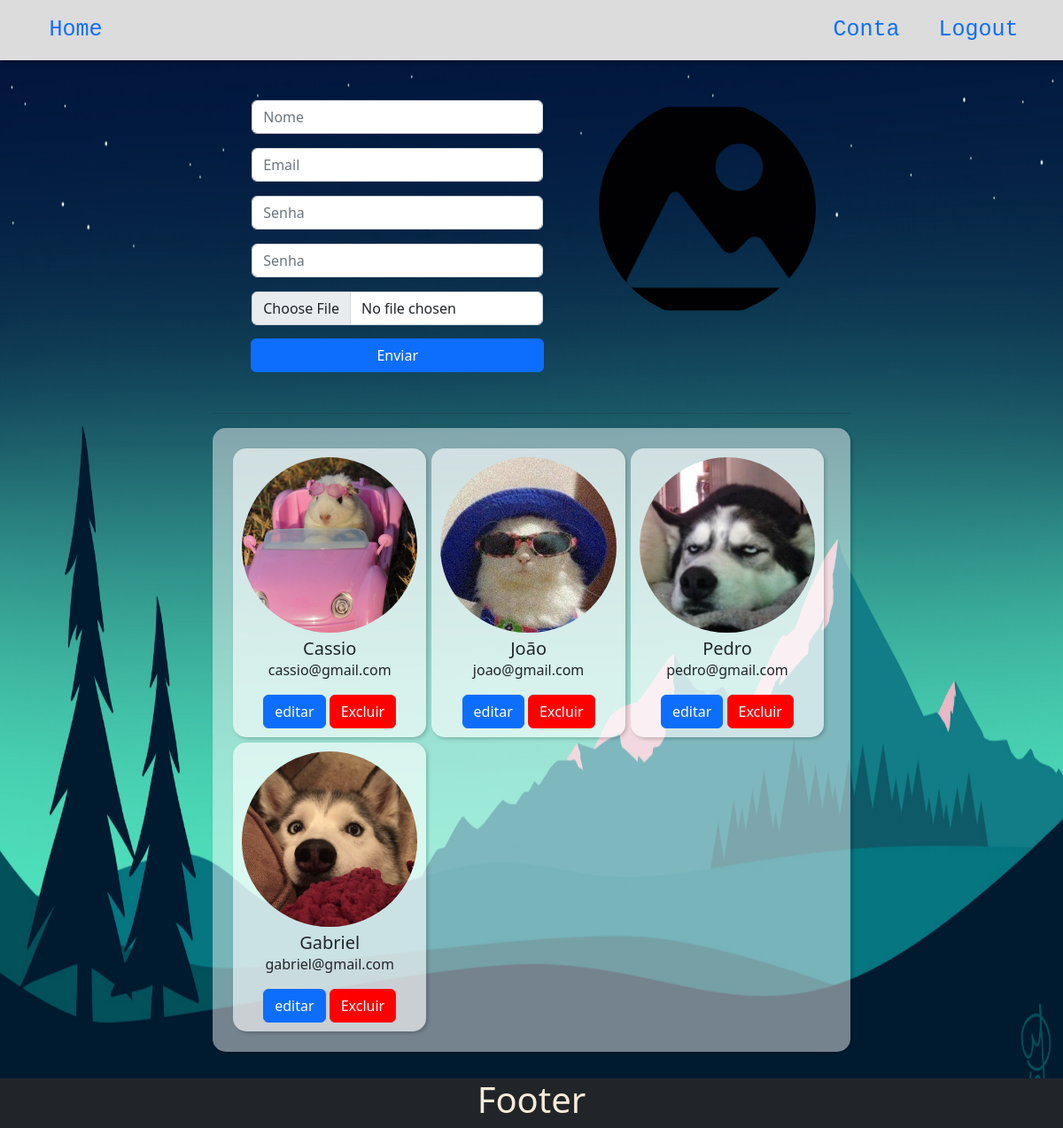
Page /paginas/conta.php on the committed database.
### tables this page shows
CREATE TABLE `usuario` (
  `id` int(10) UNSIGNED NOT NULL,
  `nome` varchar(45) NOT NULL,
  `email` varchar(45) NOT NULL,
  `senha` varchar(45) NOT NULL,
  `foto` varchar(90) NOT NULL
);

### paginas/listaContas.php (the view)
<div class="cards" style="padding:20px; display:flex; ">
    <?php
        require_once "../dataBase.php";
        $sql="SELECT * FROM usuario";
        $resultado=$con->query($sql);
        while($usuario=$resultado->fetch_array()){
            echo '
            <div class="padd">
                <div class="cards-body cards-align">
                    <img class="card-img-top perfil" src="'.$usuario['foto'].'" alt="Card image cap">
                        <h5 class="card-title">'.$usuario['nome'].'</h5>
                        <p class="card-text">'.$usuario['email'].'</p>
                    <div>
                        <a type="button" href="excluir.php?=id'.$usuario['id'].'" name="editar" class="btn btn-primary">editar</a>
                        <input type="button" value="Excluir" href="excluir.php?=id'.$usuario['id'].'" class="btn btn-primary bx" style="--bs-btn-color: #fff;
                        --bs-btn-bg: #ff0000;
                        --bs-btn-border-color: #fd0d0d;
                        --bs-btn-hover-color: #fff;
                        --bs-btn-hover-bg: #d70b0b;
                        --bs-btn-hover-border-color: #ca0a0a;
                        --bs-btn-focus-shadow-rgb: 49,132,253;
                        --bs-btn-active-color: #fff;
                        --bs-btn-active-bg: #ca0a0a;
                        --bs-btn-active-border-color: #be0a0a;
                        --bs-btn-active-shadow: inset 0 3px 5pxrgba(0, 0, 0, 0.125);
                        --bs-btn-disabled-color: #fff;
                        --bs-btn-disabled-bg: #fd0d0d;
                        --bs-btn-disabled-border-color: #fd0d0d;">
                    </div>
                </div>
            </div>';
        }
    ?>
</div>

### template/header.php (shortened to what this page needs)
<!DOCTYPE html>
<html lang="en">
<link rel="stylesheet" href="./CSS/style.css">
<head>
    <link href="https://cdn.jsdelivr.net/npm/bootstrap@5.2.2/dist/css/bootstrap.min.css" rel="stylesheet">
</head>
<body>
    <header>
        <div class="cabeçalho">
            <div class="logout">
                <a class="bsair" style="padding: 5px 17px" href="<?php echo URL_BASE?>./paginas/logout.php">Logout</a>
            </div>
            <div class="cadastro">
                <a class="bsair" style="padding: 5px 17px" href="<?php echo URL_BASE?>./paginas/conta.php">Conta</a>
            </div>
            <div class="Título">
                <a class="bsair" style="padding: 5px 17px" href="<?php echo URL_BASE?>./index.php">Home</a>
            </div>
        </div>
    </header>
</body>

### paginas/conta.php (shortened to what this page needs)
<?php
include "../template/header.php";
?>
<link rel="stylesheet" href="../template/CSS/style.css">
<main class="conta">
    <section>
        <div class="corpo">
            <div style="padding:15px">
                <form method="POST" enctype="multipart/form-data" style="display: flex; flex-direction: column; flex-wrap: nowrap; justify-content: center; align-items: center;">
                    <div class="cadast">
                        <div class="row g-3 colun-7">
                            <div class="col-sm-">
                                <input type="text" name="nome" class="form-control" placeholder="Nome" aria-label="nome">
                            </div>
                            <div class="col-sm-">
                                <input type="text" name="email" class="form-control" placeholder="Email" aria-label="email">
                            </div>
                            <div class="col-sm-">
                                <input type="password" name="senha" class="form-control" placeholder="Senha" aria-label="senha">
                            </div>
                            <div class="col-sm-">
                                <input type="password" name="senha2" class="form-control" placeholder="Senha" aria-label="senha">
                            </div>
                            <div class="col-sm- box4">
                                <input type="file" id="foto" name="foto" accept="image/*" class="form-control">
                            </div>
                            <div class="col-sm- row g-" style="padding: 15px 7px; width: 100%;">
                                <input type="submit" name="enviar" value="Enviar" class="btn btn-primary" />
                            </div>
                        </div>
                        <div class="row g-3 colun-8">
                            <img src="../template/icon.png" alt="Selecione uma imagem" id="imgPhoto">
                        </div>
                    </div>
                </form>
            </div>
            <hr />
            <?php
            include "../paginas/listaContas.php";
            ?>
        </div>
    </section>
</main>
<?php
include "../template/footer.php";
?>
</body>
</html>

### template/footer.php
<footer>
        <div class="h1final">
            <h1>Footer</h1>
        </div>
    </footer>

### template/CSS/style.css (style rules this page uses)
header { display: grid; }
.cabeçalho { display: flex; background-color: gainsboro; flex-direction: row-reverse; flex-wrap: nowrap; align-items: center; box-shadow: 2px 2px 4px #0000005e; justify-content: center; width: 100%; }
.logout { display: flex; justify-content: flex-end; padding: 10px; justify-content: center; }
.cadastro { display: flex; justify-content: flex-end; }
.Título { display: flex; justify-content: flex-start; flex-wrap: nowrap; align-items: center; width: 75%; padding-left: 15px; }
section { width: auto; display: flex; justify-content: center; align-items: center; padding-top: 30px; }
.corpo { width: 60%; display: flex; flex-direction: column; }
footer { display: flex; align-items: center; align-content: center; justify-content: center; background-color: currentcolor; }
.h1final { color: antiquewhite; }
main { background-attachment: fixed; background-repeat: no-repeat; background-size: 100% 100%; padding-bottom: 30px; min-height: 721px; }
.conta { background-image: url(../fundo-index.jpg); }
@media screen and (min-width: 916px) { .padd { width: 33%; } }
@media screen and (min-width: 916px) { .cadast { display: flex; flex-direction: row; flex-wrap: nowrap; align-items: flex-start; justify-content: space-around; width: 100%; } }
@media screen and (min-width: 916px) { .colun-7 { width: 50%; display: block; } }
@media screen and (min-width: 916px) { .colun-8 { display: block; width: 40%; } }
@media screen and (min-width: 916px) { img#imgPhoto { padding-left: 20px; border-radius: 50%; width: 99%; } }
.cards-body { display: flex; flex-wrap: wrap; flex-direction: column; width: 100%; padding: 10px; background-color: #ffffff9e; box-shadow: 2px 2px 4px #00000033; border-radius: 15px; }
.cards-align { align-items: center; }
img.card-img-top.perfil { padding-bottom: 6px; }
.cards { background-color: #ffffff75; padding: 20px; display: flex; box-shadow: 2px 2px 4px #00000033; border-radius: 15px; width: 100%; flex-wrap: wrap; }
.padd { display: grid; padding: 3px; }
a.bsair { color: #0d6efd; text-decoration: wavy; font-family: monospace; font-size: 25px; }
.perfil { border-radius: 50%; }
.row { margin-left: inherit; }

### rows in the picture
usuario: foto (picture), nome "Cassio", email "cassio@gmail.com", id "Excluir"
usuario: foto (picture), nome "João", email "joao@gmail.com", id "Excluir"
usuario: foto (picture), nome "Pedro", email "pedro@gmail.com", id "Excluir"
usuario: foto (picture), nome "Gabriel", email "gabriel@gmail.com", id "Excluir"
